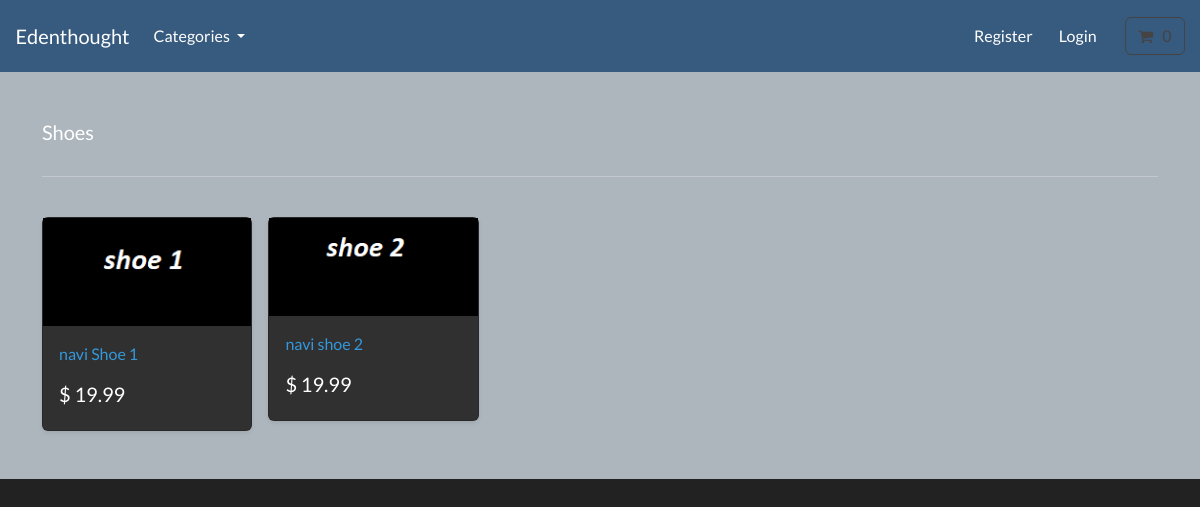
Before: /search/shoes/ with the older database file.
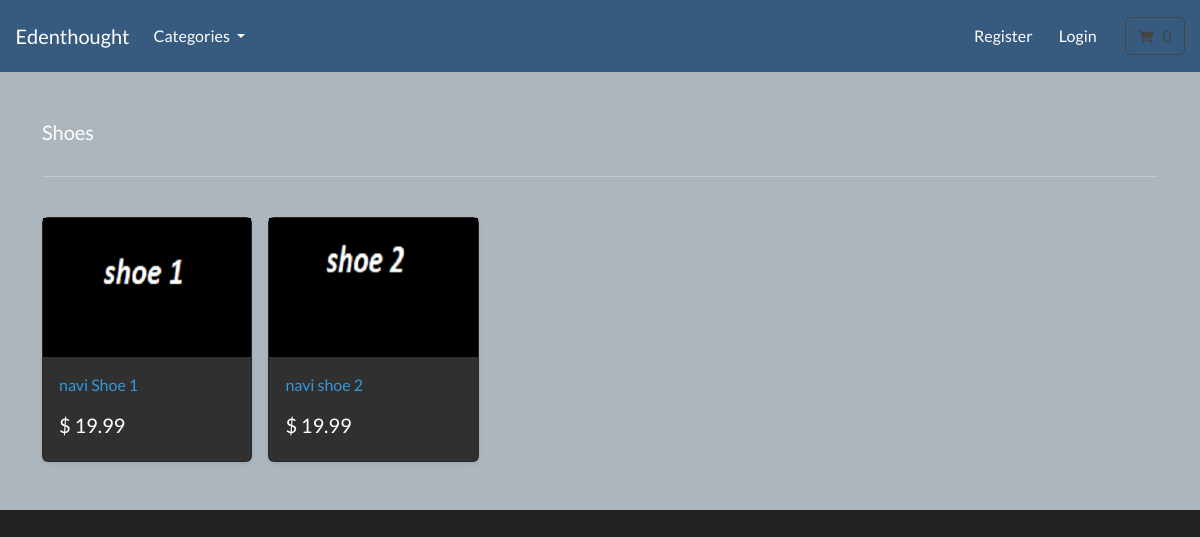
After: the same page with the newer database file.
### store/models.py (models this page shows, shortened)
class Product(models.Model):
    category = models.ForeignKey(Category, related_name='product', on_delete=models.CASCADE, null = True)
    title = models.CharField(max_length=255)
    brand = models.CharField(max_length=255, default='unbranded')
    description = models.TextField(blank=True)
    slug = models.SlugField(max_length=255)
    price = models.DecimalField(max_digits=4, decimal_places=2)
    image = models.ImageField(upload_to='images/')
    class Meta:
        verbose_name_plural = 'products'
    def get_absolute_url(self):
        return reverse('product-info', args=[self.slug])

### store/views.py (the view)
# urls.py: path('search/<slug:category_slug>/' ,views.list_category, name='list-category'),
def list_category(request, category_slug=None):
    category = get_object_or_404(Category, slug=category_slug)
    products = Product.objects.filter(category=category)
    return render(request, 'store/list-category.html', {'category' : category, 'products' : products} )

### cart/cart.py (called while the page is built)
    def __len__(self):
        return sum(item['qty'] for item in self.cart.values())

### cart/context_processors.py (called while the page is built)
def cart(request):
    return {'cart': Cart(request)}

### store/models.py (called while the page is built)
    def get_absolute_url(self):
        return reverse('list-category', args=[self.slug])

### store/views.py (called while the page is built)
def categories(request):
    all_categories = Category.objects.all()
    return {'all_categories': all_categories}

### store/templates/store/list-category.html
{% extends "./base.html" %}
{% load static %}
{% block content %}
<main>
  <div class="album py-5 bg-light">
    <div class="container">
      <div class="pb-3 h5"> {{category.name | capfirst}} </div>
      <hr>
      <br>
      <div class="row row-cols-1 row-cols-sm-2 row-cols-md-5 g-3">
         {%for product in products%}
        <div class="col">
          <div class="card shadow-sm">
          <img class="img-fluid" alt="Responsive image" src="{{product.image.url}}">
            <div class="card-body">
              <p class="card-text">
                <a class="text-info text-decoration-none" href="{{product.get_absolute_url}}"> {{product.title}} </a>
              </p>
              <div class="d-flex justify-content-between align-items-center">
                <h5> $ {{product.price}} </h5>
              </div>
            </div>
          </div>
        </div>
        {% endfor %}
      </div>
    </div>
  </div>
</main>
{% endblock %}

Changed rows visible on the page:
changed Product "navi Shoe 1": image: a different picture
changed Product "navi shoe 2": image: a different picture
